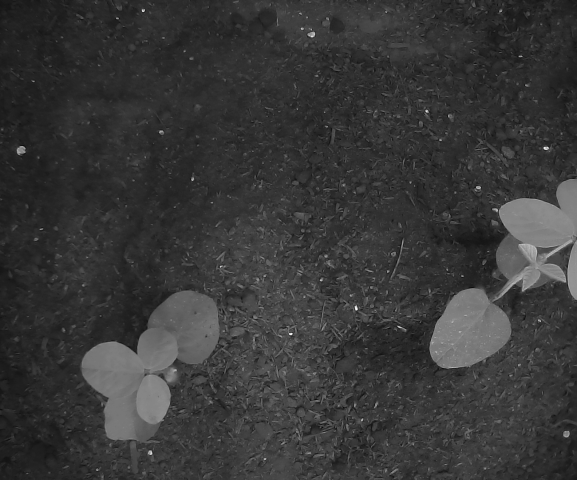
#> input picture imgs/Soja_v3G-01-03.png, 577 x 480 px
$ jupyter execute alignment.ipynb
#> lines starting #> are read from the running program, lines starting #| are printed output that depends on the picture
# Image alignment

Objetivo alinhar as imagens obtidas nas 4 faixas espectrais para obter uma imagem de 4 canais que representa o objeto e pode ser visualizada como uma imagem de falsa-cor.

a ideia inicial é usar os [descriptores](https://docs.opencv.org/3.4/db/d27/tutorial_py_table_of_contents_feature2d.html).

[cell 1]
import cv2
import os
import numpy as np
import sys
import matplotlib.pyplot as plt


G   = cv2.imread("imgs/Soja_v3G-01-03.png",  0)
#> G is the input picture: shape (480, 577); min 10, max 253, mean 55.9
R   = cv2.imread("imgs/Soja_v3R-01-03.png",  0)
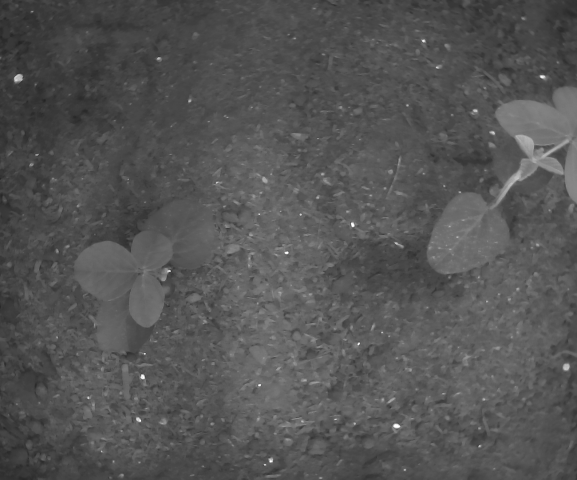
#> input picture imgs/Soja_v3R-01-03.png, 577 x 480 px
#> R is the input picture: shape (480, 577); min 36, max 255, mean 84.5
NIR  = cv2.imread("imgs/Soja_v3IR-01-03.png", 0)
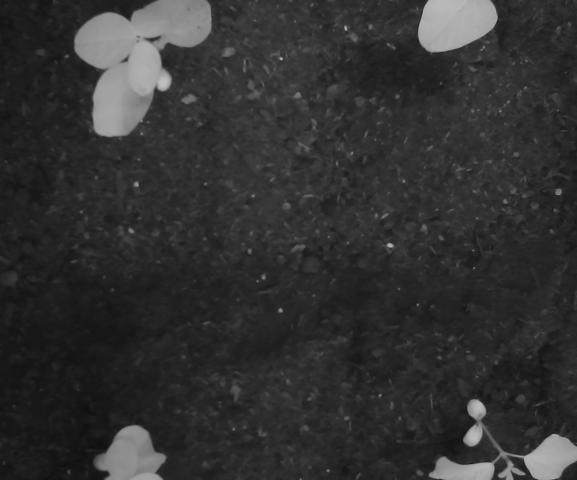
#> input picture imgs/Soja_v3IR-01-03.png, 577 x 480 px
#> NIR is the input picture: shape (480, 577); min 15, max 192, mean 49.6
IR = cv2.imread("imgs/Soja_v3NIR-01-03.png",0)
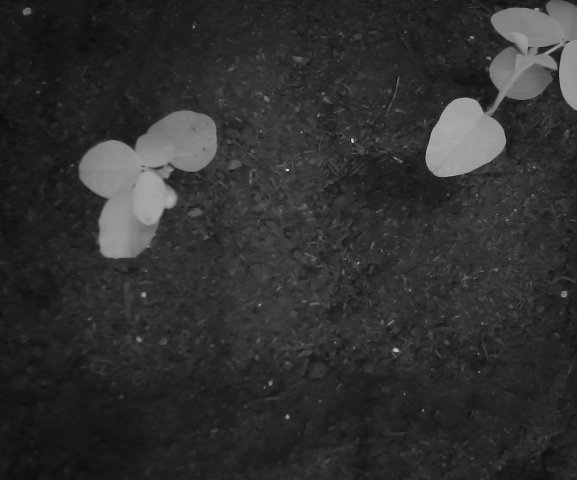
#> input picture imgs/Soja_v3NIR-01-03.png, 577 x 480 px
#> IR is the input picture: shape (480, 577); min 12, max 228, mean 48.2
RGB = cv2.imread("imgs/Soja_v3RGB-01-03.png")
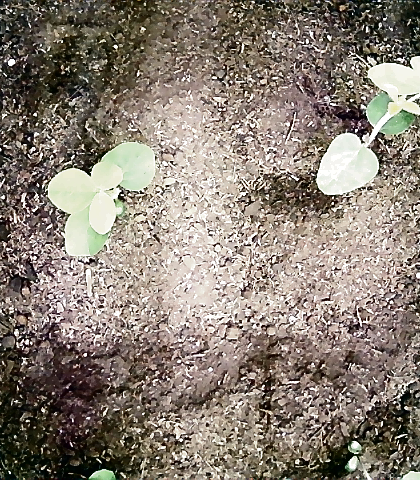
#> input picture imgs/Soja_v3RGB-01-03.png, 420 x 480 px
#> RGB is the input picture: shape (480, 420, 3); mean B, G, R 116.3, 127, 137.2

bands = [G,R,IR,NIR]
names = ["G","R","IR","NIR"]
# Visualização das imagens
fig, axs = plt.subplots( 1,len(bands), constrained_layout = True, figsize = (len(bands)*5, 5))
fig.suptitle("Espectral Bands", fontsize = 20)
for (img, ax, name) in zip(bands, axs, names):
    ax.imshow(img)
    ax.set_title(name)
#> this loop made 4 passes
#> name on passes 1 to 4: 'G', 'R', 'IR', 'NIR'
plt.show()

# A normalização das imagens facilita a comparação entre as imagens destacando as plantas do backgroud
def equalize_smooth(img):
    """ Histogram Normalization and gaussian blur of input image """
    # img_blur = cv2.GaussianBlur(img, (3,3),0)
    img_blur = cv2.medianBlur(img, 7)
    img_norm = cv2.equalizeHist(img_blur)
    ret, img_norm = cv2.threshold(img_norm, 20, 255, cv2.THRESH_TOZERO)
    return img_norm

# Visualização das imagens normalizadas
fig, axs = plt.subplots( 1,len(bands), constrained_layout = True, figsize = (len(bands)*5, 5))
fig.suptitle("Normalized Espectral Bands", fontsize = 20)
for (img, ax, name) in zip(bands, axs, names):
    img = equalize_smooth(img)
    ax.imshow(img)
    ax.set_title(name)

# [5 lines of commented-out code are left out]

[cell 2]
# Selecionar as imagens que vão ser alinhadas:
def stitch_SIFT(img_original, base, visualize = True):

#> called with visualize = True
    if (len(base.shape) > 2):
        gray = cv2.cvtColor(base, cv2.COLOR_BGR2GRAY)
    else:
        gray = base

    img =  equalize_smooth(img_original)
    gray = equalize_smooth(base)

    # Seleção dos descriptors:
    descriptor = cv2.SIFT.create()
    # descriptor = cv2.xfeatures2d.SURF_create() #O SURF não é um algoritmo open source e só é incluido no opencv-contrib-python use com cautela.
    matcher = cv2.FlannBasedMatcher()

    # get features from images
    kps_img, desc_img = descriptor.detectAndCompute(img, mask=None)
#> kps_img = 1794 keypoints; strongest (x, y, size): (18, 78, 5.7), (560, 155, 8), (544, 77, 4.4), (566, 367, 6.2)


    kps_base, desc_base = descriptor.detectAndCompute(gray, mask=None)
#> kps_base = 1846 keypoints; strongest (x, y, size): (21, 150, 6), (134, 347, 4.5), (515, 299, 13.1), (475, 248, 39.4)

    # find the corresponding point pairs
    if (desc_img is not None and desc_base is not None and len(desc_img) >=2 and len(desc_base) >= 2):
        rawMatch = matcher.knnMatch(desc_base, desc_img, k=2)
#> rawMatch = 1846 matches

    matches = []
    # ensure the distance is within a certain ratio of each other (i.e. Lowe's ratio test)
    ratio = 0.75
    for m in rawMatch:
        if len(m) == 2 and m[0].distance < m[1].distance * ratio:
            matches.append((m[0].trainIdx, m[0].queryIdx))
#> after the loop, matches = 324 pairs, first value 0 to 1790, second value 19 to 1843
            # print("Train index: ", m[0].trainIdx, "\n Query index", m[0].queryIdx)
            # print()

    if visualize:
        # Apply ratio test
        good = []
        for m,n in rawMatch:
            if m.distance < 0.75*n.distance:
                good.append([m])
#> after the loop, good = 324 matches
        img3 = cv2.drawMatchesKnn(img,kps_img,gray,kps_base,good,None,flags=cv2.DrawMatchesFlags_NOT_DRAW_SINGLE_POINTS)
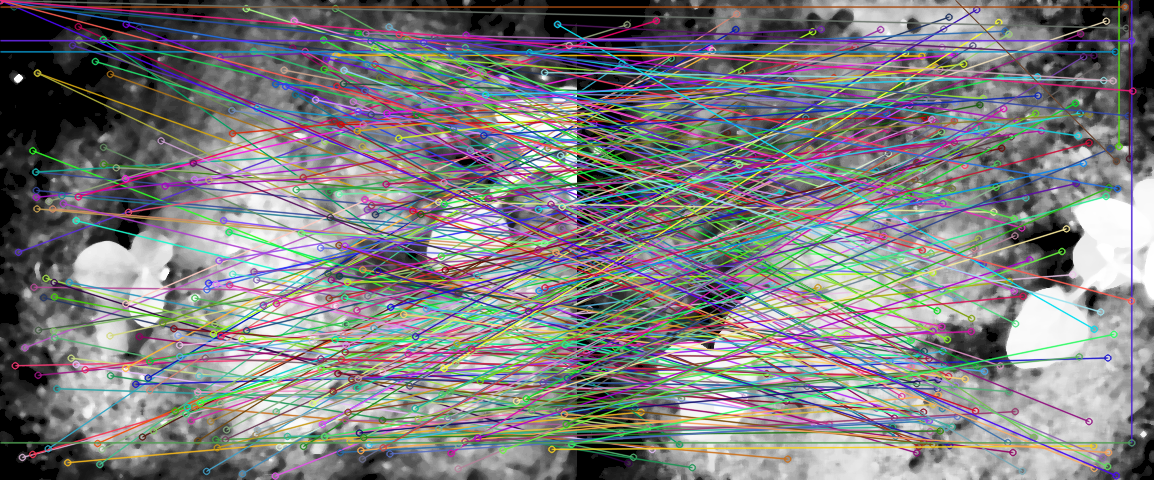
#> img3: shape (480, 1154, 3); mean of channels 0, 1, 2 126.9, 125.1, 125.8; drawn as B, G, R
        fig, ax = plt.subplots( figsize = (10,5))
        ax.imshow(img3)
        plt.show()


    # convert keypoints to points
    pts_img, pts_base = [], []
    for id_img, id_base in matches:
        pts_img.append(kps_img[id_img].pt)
        pts_base.append(kps_base[id_base].pt)
#> this loop made 324 passes
#> (id_img, id_base) on passes 1 to 3: (0, 19), (9, 25), (3, 31)
#> after the loop, pts_base = 324 pairs, first value 12.19 to 571.5, second value 80.36 to 466.3; pts_img = 324 pairs, first value 5.65 to 571.1, second value 18.84 to 395
    pts_img = np.array(pts_img, dtype=np.float32)
    pts_base = np.array(pts_base, dtype=np.float32)

    # compute homography
    if len(matches) > 4:
    #     H, status = cv2.findHomography(pts_img, pts_base, cv2.RANSAC)
        H, _ = cv2.estimateAffine2D(pts_img, pts_base)
#> H = [[0.989, 0.00146, 6.93], [-0.0239, 0.97, 94.28]]
        H = np.vstack((H, [0, 0, 1]))
#> H = [[0.989, 0.00146, 6.93], [-0.0239, 0.97, 94.28], [0, 0, 1]]
        # print("H = ", H)
    warped = cv2.warpPerspective(img_original, H, (base.shape[1], base.shape[0]))
    return warped

base = G
warped = stitch_SIFT(R, base)
warped = stitch_SIFT(IR, base)
#> call 2 of stitch_SIFT, with visualize = True
#> in equalize_smooth (call 7), `img_norm = cv2.equalizeHist(img_blur)`:
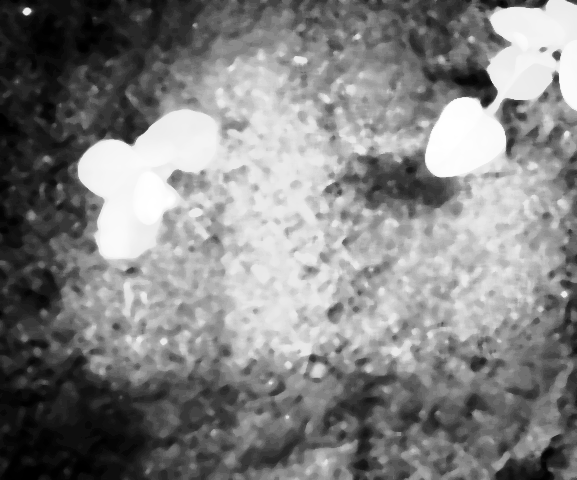
#> img_norm: shape (480, 577); min 0, max 255, mean 130.4
#> in stitch_SIFT (call 2), `kps_img, desc_img = descriptor.detectAndCompute(img, mask=None)`: kps_img = 1520 keypoints; strongest (x, y, size): (27, 11, 5.7), (557, 55, 5.8), (477, 83, 21.9), (556, 78, 5.2)
#> after the loop in stitch_SIFT (call 2), `for m in rawMatch:`: matches = 137 pairs, first value 3 to 1512, second value 7 to 1842
#> after the loop in stitch_SIFT (call 2), `for m,n in rawMatch:`: good = 137 matches
#> in stitch_SIFT (call 2), `img3 = cv2.drawMatchesKnn(img,kps_img,gray,kps_base,good,None,flags=cv..`:
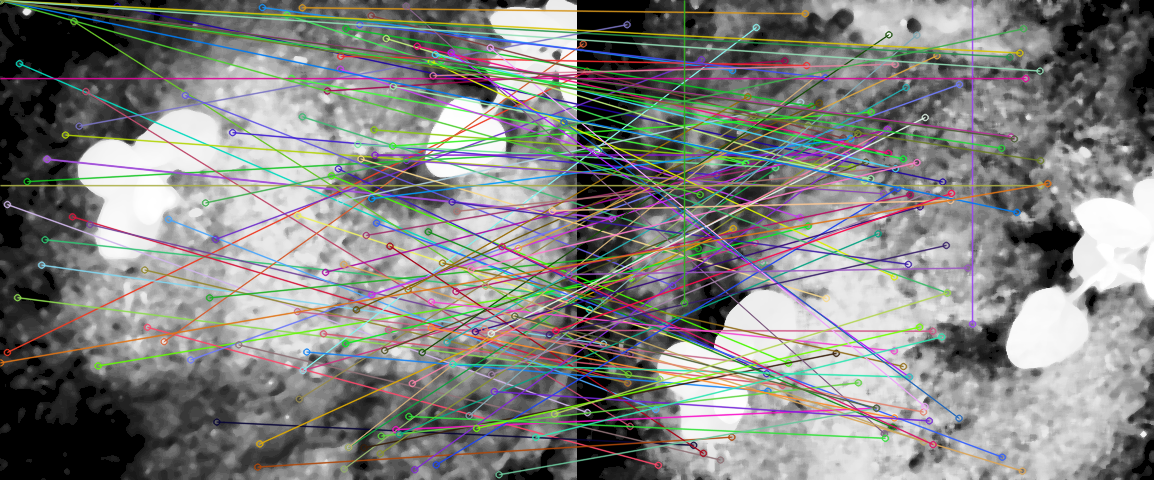
#> img3: shape (480, 1154, 3); mean of channels 0, 1, 2 128.1, 130.2, 129.9; drawn as B, G, R
#> the loop in stitch_SIFT (call 2), `for id_img, id_base in matches:` made 137 passes
#> (id_img, id_base) on passes 1 to 12: (12, 7), (11, 8), (235, 21), (20, 25), (46, 45), (57, 74), (61, 85), (75, 89), (76, 90), (829, 129), (122, 144), (125, 147)
#> after the loop in stitch_SIFT (call 2), `for id_img, id_base in matches:`: pts_base = 137 pairs, first value 6.84 to 570.8, second value 6.94 to 470.6; pts_img = 137 pairs, first value 4.8 to 570, second value 11.22 to 464.1
#> in stitch_SIFT (call 2), `H, _ = cv2.estimateAffine2D(pts_img, pts_base)`: H = [[1, 0.0153, -1.13], [0.0138, 0.944, 168.9]]
#> in stitch_SIFT (call 2), `H = np.vstack((H, [0, 0, 1]))`: H = [[1, 0.0153, -1.13], [0.0138, 0.944, 168.9], [0, 0, 1]]

[cell 3]
# visualize the result
winname = 'result'
cv2.namedWindow(winname, cv2.WINDOW_KEEPRATIO)
alpha = 5
# res = cv2.addWeighted(base, 0.5, warped, 0.5, 0)
res = None
def onChange(alpha):
    global base, warped, res, winname
    res = cv2.addWeighted(base, alpha/5, warped, 1 - alpha/5, 0)
    cv2.imshow(winname, res)
    cv2.imwrite("alignmentR"+ str(alpha) + ".png",res) # Salva as imagens mostradas pelo trackbar

onChange(alpha)
cv2.createTrackbar('alpha', winname, alpha, 5, onChange)
cv2.imshow(winname, res)

cv2.waitKey()
cv2.destroyAllWindows()

[cell 4]
# Visualização da sobreposição para cada banda
base = G
bands_dict = dict()
spectral_img = []
fig, axs = plt.subplots( 1,len(bands), constrained_layout = True, figsize = (len(bands)*5, 5))
fig.suptitle("Espectral Bands Alignment", fontsize = 20)

for (img, ax, name) in zip(bands, axs, names):
    warped = stitch_SIFT(img,base, False)
    bands_dict[name] = warped
    ax.imshow(warped)
    ax.set_title(name)
    x, y, w, h  = cv2.boundingRect(cv2.findNonZero(warped))
#     print(x, y, w, h)
    rect = img[:h, :w]
    spectral_img.append(rect)
#> this loop made 4 passes
#> (name, H in stitch_SIFT, x, y, w, h) on passes 1 to 4: ('G', [[1, 6.25e-17, -6.18e-14], [3.86e-17, 1, -4.59e-14]], 0, 0, 577, 480), ('R', [[0.988, 0.00391, 6.33], [-0.0133, 0.957, 95.51], [0, 0, 1]], 6, 87, 571, 393), ('IR', [[0.998, -0.00188, 4.46], [-0.0306, 0.925, 188.1]], 3, 170, 574, 310), ('NIR', [[0.996, -0.00944, 12.76], [0.0515, 0.877, 267.3]], 10, 267, 567, 213)
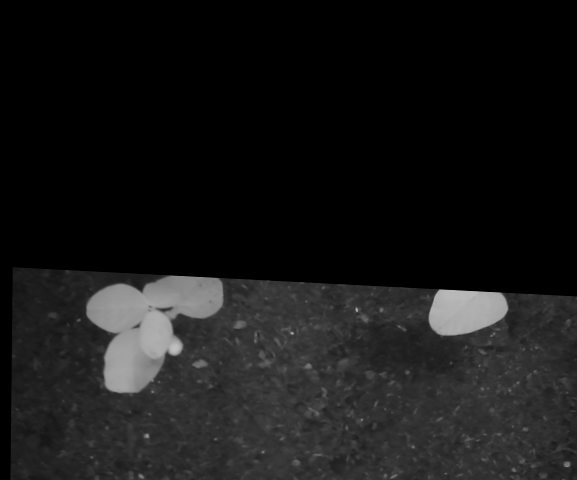
#> warped: shape (480, 577); min 0, max 191, mean 23.5
#> after the loop, bands_dict = 4 items; spectral_img = 4 items
plt.show()

fig, axs = plt.subplots( 1,len(bands), constrained_layout = True, figsize = (len(bands)*5, 5))
fig.suptitle("Espectral Bands Alignment", fontsize = 20)
for (img, ax, name) in zip(spectral_img, axs, names):
    ax.imshow(img)
    ax.set_title(name)
plt.show()
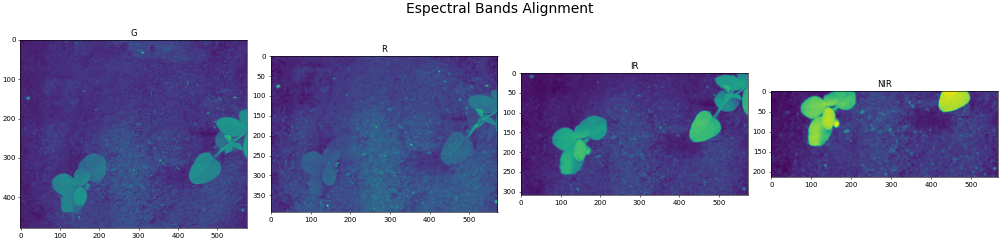
#> figure drawn by matplotlib, 4 panels

fig, axs = plt.subplots( 1,len(bands), constrained_layout = True, figsize = (len(bands)*5, 5))
fig.suptitle("Espectral Bands Alignment", fontsize = 20)

spectral_dict = dict()
x, y, w, h  = cv2.boundingRect(cv2.findNonZero(bands_dict["NIR"]))
for (img, ax, name) in zip(spectral_img, axs, names):
    ax.imshow(img[-h:, -w:] )
    spectral_dict[name] = img[-h:, -w:]
    ax.set_title(name)
#> after the loop, spectral_dict = 4 items
#     print(x, y, w, h)
plt.show()

[cell 5]
merged = cv2.merge([spectral_dict["R"], spectral_dict["G"], spectral_dict["IR"]])
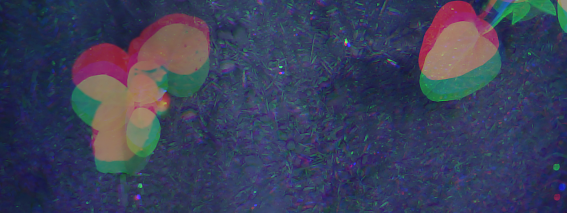
#> merged: shape (213, 567, 3); mean of channels 0, 1, 2 90.8, 64, 58.6; drawn as B, G, R
plt.imshow(merged)
plt.show()
